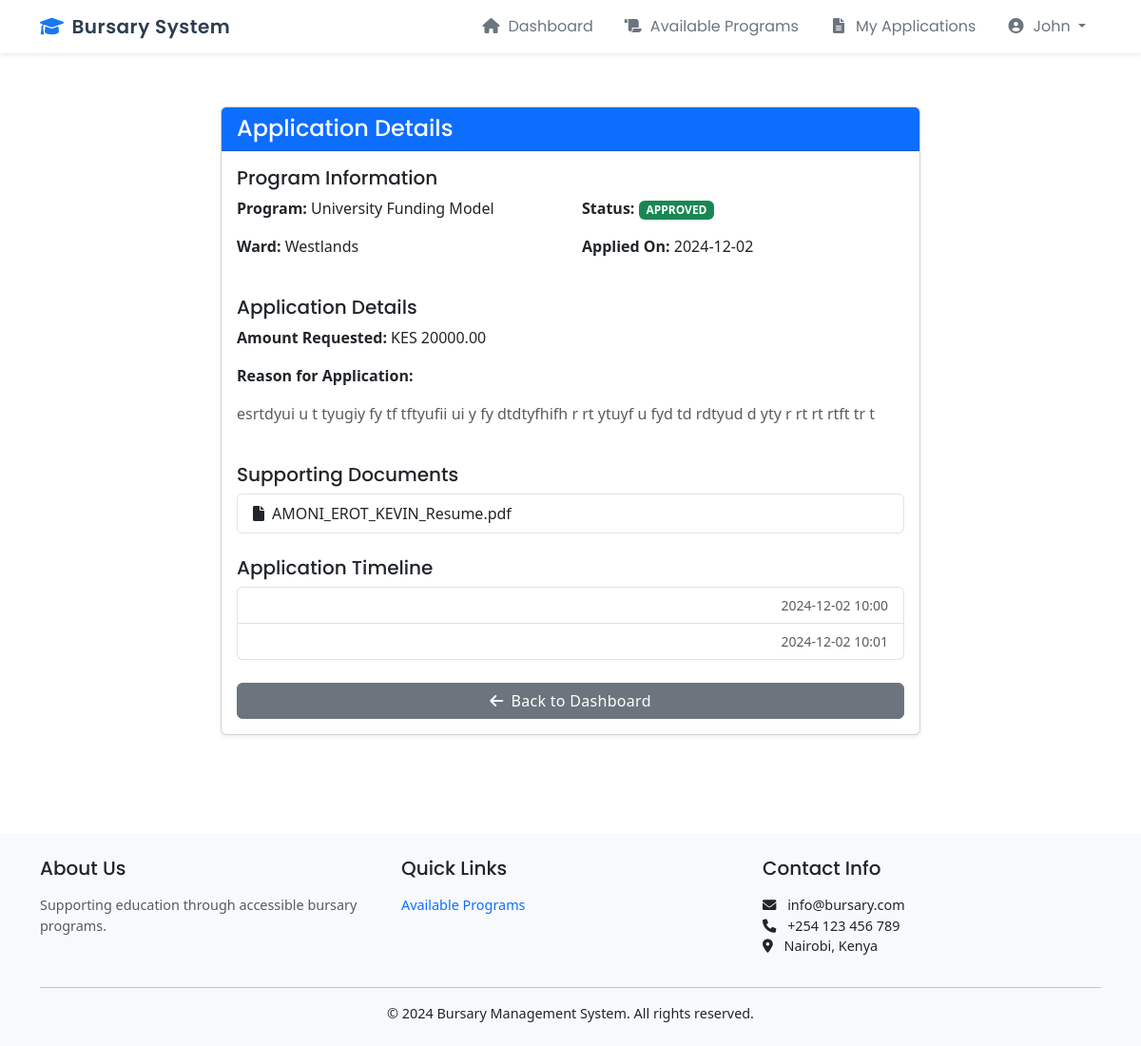
The page /student/application/3 (signed in) on the database as committed earlier.
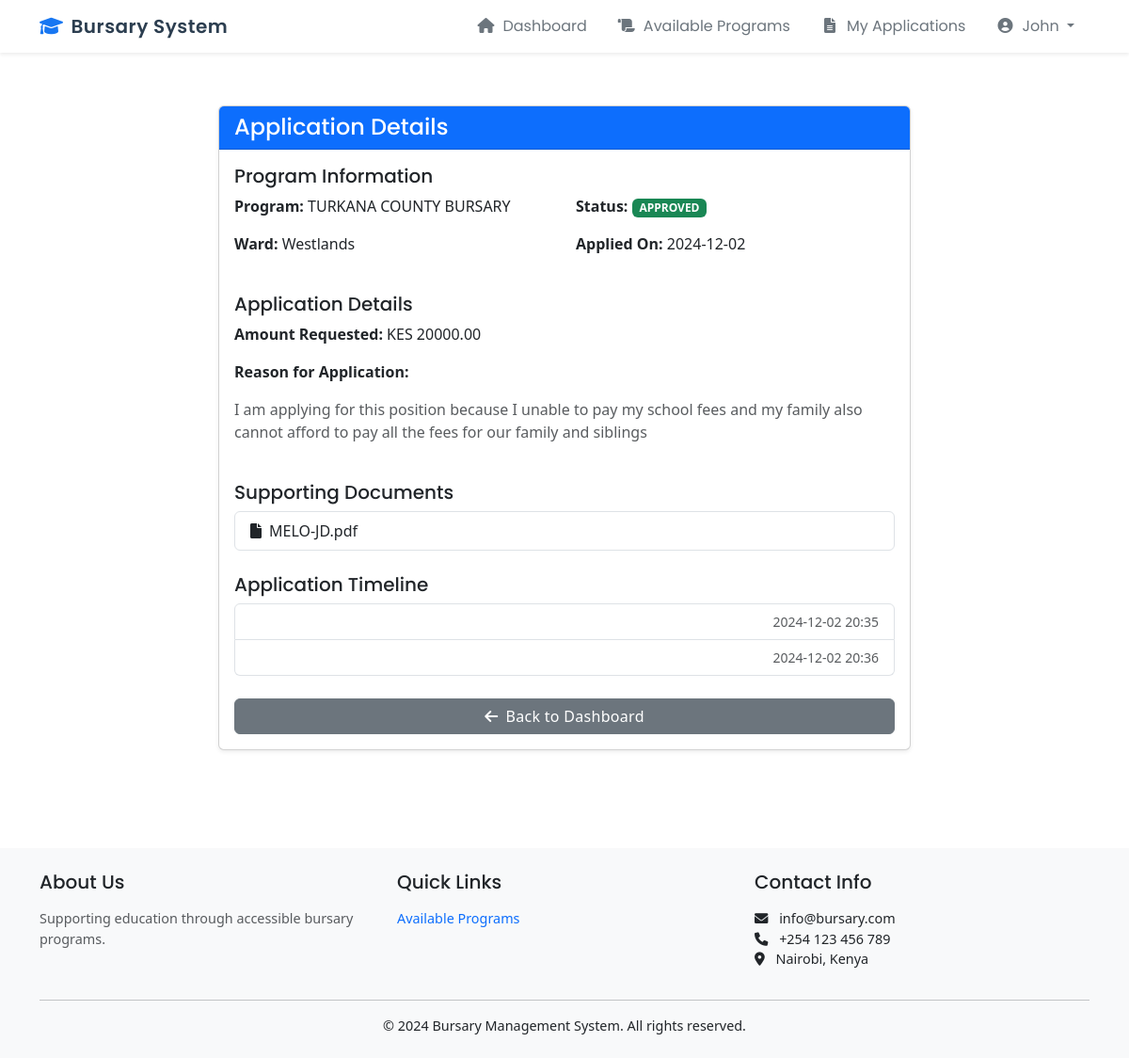
The same page on the database as committed later.
### app/models.py (models this page shows)
class BursaryProgram(db.Model):
    id = db.Column(db.Integer, primary_key=True)
    name = db.Column(db.String(200), nullable=False)
    description = db.Column(db.Text)
    amount = db.Column(db.Float, nullable=False)
    start_date = db.Column(db.DateTime, nullable=False)
    end_date = db.Column(db.DateTime, nullable=False)
    requirements = db.Column(db.Text)
    ward_id = db.Column(db.Integer, db.ForeignKey('ward.id'), nullable=True)
    status = db.Column(db.String(20), default='ACTIVE')
    created_at = db.Column(db.DateTime, default=datetime.utcnow)
    updated_at = db.Column(db.DateTime, default=datetime.utcnow, onupdate=datetime.utcnow)
    applications = db.relationship('Application', backref='program', lazy='dynamic')

class Application(db.Model):
    id = db.Column(db.Integer, primary_key=True)
    student_id = db.Column(db.Integer, db.ForeignKey('user.id'), nullable=False)
    ward_id = db.Column(db.Integer, db.ForeignKey('ward.id'), nullable=False)
    program_id = db.Column(db.Integer, db.ForeignKey('bursary_program.id'), nullable=False)
    status = db.Column(db.String(20), default='PENDING')
    amount = db.Column(db.Float, nullable=False)
    reason = db.Column(db.Text, nullable=False)
    reviewed_by = db.Column(db.Integer, db.ForeignKey('user.id'))
    review_note = db.Column(db.Text)
    created_at = db.Column(db.DateTime, default=datetime.utcnow)
    updated_at = db.Column(db.DateTime, default=datetime.utcnow, onupdate=datetime.utcnow)
    documents = db.relationship('Document', backref='application', lazy='dynamic')
    timeline = db.relationship('ApplicationTimeline', backref='application', lazy='dynamic')

class Document(db.Model):
    id = db.Column(db.Integer, primary_key=True)
    type = db.Column(db.String(50), nullable=False)
    url = db.Column(db.String(500), nullable=False)     # original filename
    application_id = db.Column(db.Integer, db.ForeignKey('application.id'), nullable=False)
    created_at = db.Column(db.DateTime, default=datetime.utcnow)

class ApplicationTimeline(db.Model):
    id = db.Column(db.Integer, primary_key=True)
    application_id = db.Column(db.Integer, db.ForeignKey('application.id'), nullable=False)
    status = db.Column(db.String(20), nullable=False)
    comment = db.Column(db.Text)
    created_at = db.Column(db.DateTime, default=datetime.utcnow)

### app/student/routes.py (the view)
@bp.route('/application/<int:application_id>')
@login_required
@student_required
def view_application(application_id):
    application = Application.query.get_or_404(application_id)
    if application.student_id != current_user.id:
        flash('You do not have permission to view this application.', 'error')
        return redirect(url_for('student.dashboard'))
    return render_template('student/application_details.html', application=application)

### app/models.py (called while the page is built)
@login_manager.user_loader
def load_user(id):
    return User.query.get(int(id))

### app/student/routes.py (called while the page is built)
def student_required(f):
    @wraps(f)
    def decorated_function(*args, **kwargs):
        if not current_user.is_authenticated or current_user.role != 'STUDENT':
            flash('Access denied. This page is only for students.', 'error')
            return redirect(url_for('main.index'))
        return f(*args, **kwargs)
    return decorated_function

### app/templates/student/application_details.html (shortened to what this page needs)
{% extends "student/base.html" %}
{% block content %}
<div class="container py-4">
    <div class="row justify-content-center">
        <div class="col-md-8">
            <div class="card">
                <div class="card-header bg-primary text-white">
                    <h4 class="mb-0">Application Details</h4>
                </div>
                <div class="card-body">
                    <div class="mb-4">
                        <h5>Program Information</h5>
                        <div class="row">
                            <div class="col-md-6">
                                <p><strong>Program:</strong> {{ application.program.name }}</p>
                                <p><strong>Ward:</strong> {{ application.ward.name }}</p>
                            </div>
                            <div class="col-md-6">
                                <p><strong>Status:</strong>
                                    <span class="badge bg-{{ 'success' if application.status == 'APPROVED'
                                                            else 'danger' if application.status == 'REJECTED'
                                                            else 'warning' }}">
                                        {{ application.status }}
                                    </span>
                                </p>
                                <p><strong>Applied On:</strong> {{ application.created_at.strftime('%Y-%m-%d') }}</p>
                            </div>
                        </div>
                    </div>
                    <div class="mb-4">
                        <h5>Application Details</h5>
                        <div class="row">
                            <div class="col-md-12">
                                <p><strong>Amount Requested:</strong> KES {{ '%0.2f'|format(application.amount|float) }}</p>
                                <p><strong>Reason for Application:</strong></p>
                                <p class="text-muted">{{ application.reason }}</p>
                            </div>
                        </div>
                    </div>
                    {% if application.documents %}
                    <div class="mb-4">
                        <h5>Supporting Documents</h5>
                        <div class="list-group">
                            {% for document in application.documents %}
                                <a href="{{ url_for('static', filename='uploads/' + document.url) }}"
                                   class="list-group-item list-group-item-action" target="_blank">
                                    <i class="fas fa-file me-2"></i>{{ document.url }}
                                </a>
                            {% endfor %}
                        </div>
                    </div>
                    {% endif %}
                    <div class="mb-4">
                        <h5>Application Timeline</h5>
                        <div class="list-group">
                            {% for entry in application.timeline %}
                                <div class="list-group-item">
                                    <div class="d-flex w-100 justify-content-between">
                                        <small class="text-muted">{{ entry.created_at.strftime('%Y-%m-%d %H:%M') }}</small>
                                    </div>
                                </div>
                            {% endfor %}
                        </div>
                    </div>
                    <div class="d-grid gap-2">
                        <a href="{{ url_for('student.dashboard') }}" class="btn btn-secondary">
                            <i class="fas fa-arrow-left me-2"></i>Back to Dashboard
                        </a>
                    </div>
                </div>
            </div>
        </div>
    </div>
</div>
{% endblock %}

Rows that differ between the two databases and show on the page:
removed BursaryProgram: program.name "University Funding Model"
removed Document: url "AMONI_EROT_KEVIN_Resume.pdf"
removed ApplicationTimeline: created_at "2024-12-02 10:00"
no longer on this page (row edited): ApplicationTimeline: created_at "2024-12-02 10:01"
now on this page (row edited): BursaryProgram: program.name "TURKANA COUNTY BURSARY"
changed Application "APPROVED": reason "esrtdyui u t tyugiy fy tf tftyufii ui y fy dtdtyfhifh r rt ytuyf u fyd td rdtyud d yty r rt rt rtft tr t" → "I am applying for this position because I unable to pay my school fees and my family also cannot afford to pay all the fees for our family and siblings"
now on this page (row edited): Document: url "MELO-JD.pdf"
now on this page (row edited): ApplicationTimeline: created_at "2024-12-02 20:35"
added ApplicationTimeline: created_at "2024-12-02 20:36"
